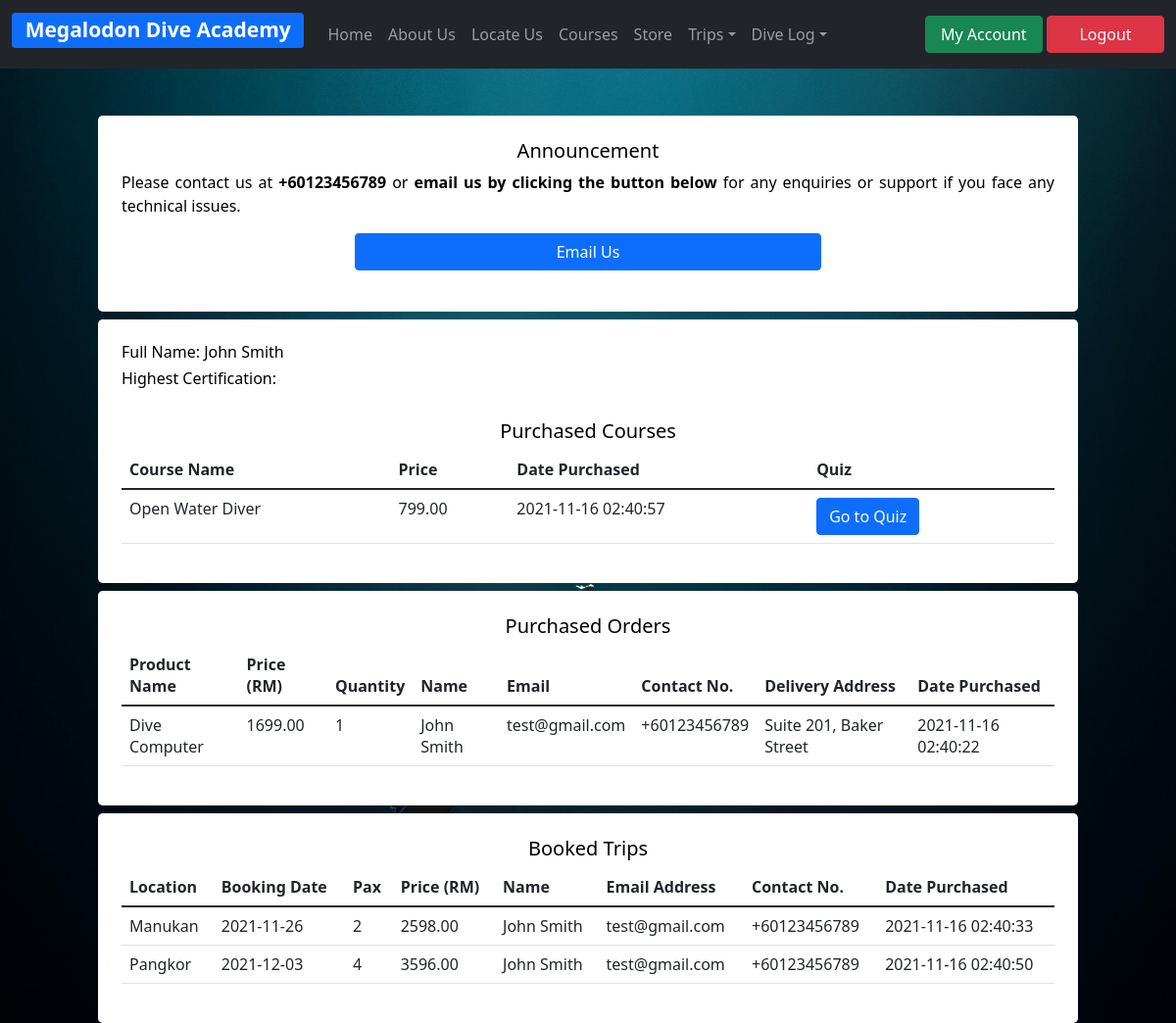
Screenshot of /dashboard.php (signed in) with the database file from the repository.
### tables this page shows
CREATE TABLE `certification` (
  `id` int(11) NOT NULL,
  `name` varchar(100) NOT NULL,
  `certification` varchar(100) DEFAULT NULL,
  `username` varchar(100) NOT NULL
);

CREATE TABLE `enrollment` (
  `enrollID` int(11) NOT NULL,
  `courseName` varchar(200) NOT NULL,
  `courseQuiz` varchar(100) NOT NULL,
  `username` varchar(200) NOT NULL,
  `price` varchar(100) NOT NULL,
  `email` varchar(100) NOT NULL,
  `datePurchased` timestamp NOT NULL DEFAULT CURRENT_TIMESTAMP
);

CREATE TABLE `orders` (
  `orderID` int(11) NOT NULL,
  `productName` varchar(100) NOT NULL,
  `productPrice` varchar(100) NOT NULL,
  `productQuantity` varchar(100) DEFAULT NULL,
  `username` varchar(100) DEFAULT NULL,
  `name` varchar(100) NOT NULL,
  `email` varchar(100) NOT NULL,
  `contactNo` varchar(100) NOT NULL,
  `address` varchar(1000) NOT NULL,
  `datePurchased` timestamp NOT NULL DEFAULT CURRENT_TIMESTAMP
);

CREATE TABLE `bookings` (
  `bookingID` int(11) NOT NULL,
  `location` varchar(100) NOT NULL,
  `pax` varchar(100) NOT NULL,
  `username` varchar(100) DEFAULT NULL,
  `name` varchar(50) NOT NULL,
  `email` varchar(100) NOT NULL,
  `contact` varchar(100) NOT NULL,
  `bookingDate` date NOT NULL,
  `price` varchar(100) NOT NULL,
  `datePurchased` timestamp NOT NULL DEFAULT CURRENT_TIMESTAMP
);

### dashboard.php (the view, shortened to what this page needs)
<?php
include('db/server.php');
include('header/navUser.php');
?>
<!DOCTYPE html>
<html>
    <head>
        <link href="https://cdn.jsdelivr.net/npm/bootstrap@5.1.3/dist/css/bootstrap.min.css" rel="stylesheet">
        <link rel="stylesheet" type="text/css" href="css/style.css" />
    </head>
    <body>
        <div class="mx-auto mt-5 bg-white text-black p-4" style="width: 1000px; height: 200px; border-radius: .30rem">
            <h5 class="text-center">Announcement</h5>
            <p style="text-align: justify;">Please contact us at <b>+60123456789</b> or <b>email us by clicking the button below</b> for any enquiries or support if you face any technical issues.</p>
            <div class="d-grid gap-2 col-6 mx-auto">
                <button class="btn btn-primary" type="button">Email Us</button>
            </div>
        </div>
            <div class="mx-auto mt-2 mb-2 bg-white text-black p-4" style="width: 1000px; height:fit-content; border-radius: .30rem">
            <?php
            $username = $_SESSION['username'];
            $courseList = $mysqli->query("SELECT * FROM enrollment WHERE username='$username'") or die(mysqli_error($mysqli));
            $certification = $mysqli->query("SELECT * FROM certification WHERE username='$username'") or die(mysqli_error($mysqli));
            ?>
            <?php
            while ($row = $certification->fetch_assoc()): ?>
                <h6 style="text-align: justify">Full Name: <?php echo $row['name']; ?></h6>
                <h6 style="text-align: justify">Highest Certification: <?php echo $row['certification']; ?></h6>
                <br/>
                <?php endwhile; ?>
                <table class="table">
                    <thead>
                        <tr>
                            <h5 class="text-center">Purchased Courses</h5>
                        </tr>
                        <tr>
                            <th>Course Name</th>
                            <th>Price</th>
                            <th>Date Purchased</th>
                            <th>Quiz</th>
                        </tr>
                    </thead>
                    <tbody>
                        <?php while ($row = $courseList->fetch_assoc()): ?>
                        <tr>
                            <td><?php echo $row['courseName']; ?></td>
                            <td><?php echo $row['price']; ?></td>
                            <td><?php echo $row['datePurchased']; ?></td>
                            <td><a class="btn btn-primary" href="<?php echo $row['courseQuiz'];?>" role="button">Go to Quiz</a><td>
                        </tr>
                        <?php endwhile; ?>
                    </tbody>
            </table>
        </div>
        <div class="mx-auto mt-1 mb-2 bg-white text-black p-4" style="width: 1000px; height:fit-content; border-radius: .30rem">
            <table class="table">
                <thead>
                    <tr>
                        <h5 class="text-center">Purchased Orders</h5>
                    </tr>
                    <tr>
                        <th>Product Name</th>
                        <th>Price (RM)</th>
                        <th>Quantity</th>
                        <th>Name</th>
                        <th>Email</th>
                        <th>Contact No.</th>
                        <th>Delivery Address</th>
                        <th>Date Purchased</th>
                    </tr>
                </thead>
                <tbody>
                    <?php
                    $username = $_SESSION['username'];
                    $orderList = $mysqli->query("SELECT * FROM orders WHERE username='$username'") or die(mysqli_error($mysqli));
                    while ($row = $orderList->fetch_assoc()): ?>
                    <tr>
                        <td><?php echo $row['productName']; ?></td>
                        <td><?php echo $row['productPrice']; ?></td>
                        <td><?php echo $row['productQuantity']; ?></td>
                        <td><?php echo $row['name']; ?></td>
                        <td><?php echo $row['email']; ?></td>
                        <td><?php echo $row['contactNo']; ?></td>
                        <td><?php echo $row['address']; ?></td>
                        <td><?php echo $row['datePurchased']; ?></td>
                    </tr>
                    <?php endwhile; ?>
                </tbody>
            </table>
        </div>
        <div class="mx-auto mt-1 mb-2 bg-white text-black p-4" style="width: 1000px; height:fit-content; border-radius: .30rem">
            <table class="table">
                <thead>
                    <tr>
                        <h5 class="text-center">Booked Trips</h5>
                    </tr>
                    <tr>
                        <th>Location</th>
                        <th>Booking Date</th>
                        <th>Pax</th>
                        <th>Price (RM)</th>
                        <th>Name</th>
                        <th>Email Address</th>
                        <th>Contact No.</th>
                        <th>Date Purchased</th>
                    </tr>
                </thead>
                <tbody>
                    <?php
                    $username = $_SESSION['username'];
                    $bookingList = $mysqli->query("SELECT * FROM bookings WHERE username='$username'") or die(mysqli_error($mysqli));
                    while ($row = $bookingList->fetch_assoc()): ?>
                    <tr>
                        <td><?php echo $row['location']; ?></td>
                        <td><?php echo $row['bookingDate']; ?></td>
                        <td><?php echo $row['pax']; ?></td>
                        <td><?php echo $row['price']; ?></td>
                        <td><?php echo $row['name']; ?></td>
                        <td><?php echo $row['email']; ?></td>
                        <td><?php echo $row['contact']; ?></td>
                        <td><?php echo $row['datePurchased']; ?></td>
                    </tr>
                    <?php endwhile; ?>
                </tbody>
            </table>
        </div>
    </body>
</html>

### header/navUser.php (shortened to what this page needs)
<nav class="navbar sticky-top navbar-expand-lg navbar-dark bg-dark">
  <div class="container-fluid">
    <a class="navbar-brand" href="index.php"><h3><span class="badge bg-primary">Megalodon Dive Academy</span></h3></a>
        <div class="collapse navbar-collapse" id="navbarSupportedContent">
          <ul class="navbar-nav me-auto mb-2 mb-lg-0">
            <li class="nav-item">
              <a class="nav-link" aria-current="page" href="index.php">Home</a>
            </li>
            <li class="nav-item">
              <a class="nav-link" href="aboutUs.php">About Us</a>
            </li>
            <li class="nav-item">
              <a class="nav-link" href="locateUs.php">Locate Us</a>
            </li>
            <li class="nav-item">
              <a class="nav-link" href="course.php">Courses</a>
            </li>
            <li class="nav-item">
              <a class="nav-link" href="shop.php">Store</a>
            </li>
            <li class="nav-item dropdown">
              <a class="nav-link dropdown-toggle" href="#" id="navbarDropdown" role="button" data-bs-toggle="dropdown" aria-expanded="false">Trips</a>
            </li>
            <li class="nav-item dropdown">
              <a class="nav-link dropdown-toggle" href="#" id="navbarDropdown" role="button" data-bs-toggle="dropdown" aria-expanded="false">Dive Log</a>
            </li>
          </ul>
          <div class="d-grid gap-10 d-md-block">
            <a class="btn btn-success" style="width:120px;" href="dashboard.php" role="button">My Account</a>
            <a class="btn btn-danger" style="width:120px;" href="index.php?logout='1'" role="button">Logout</a>
          </div>
        </div>
  </div>
</nav>

### css/style.css (style rules this page uses)
body, html { height: 100%; background-image: url(http://localhost/scubaWebsite/img/background.jpg); background-position: center; background-repeat: no-repeat; background-size: cover; background-color: #030303; }

### rows the page displays
certification: name "John Smith"
enrollment: courseName "Open Water Diver", price "799.00", datePurchased "2021-11-16 02:40:57"
orders: productName "Dive Computer", productPrice "1699.00", productQuantity "1", name "John Smith", email "test@gmail.com", contactNo "+60123456789", address "Suite 201, Baker Street", datePurchased "2021-11-16 02:40:22"
bookings: location "Manukan", bookingDate "2021-11-26", pax "2", price "2598.00", name "John Smith", email "test@gmail.com", contact "+60123456789", datePurchased "2021-11-16 02:40:33"
bookings: location "Pangkor", bookingDate "2021-12-03", pax "4", price "3596.00", name "John Smith", email "test@gmail.com", contact "+60123456789", datePurchased "2021-11-16 02:40:50"
